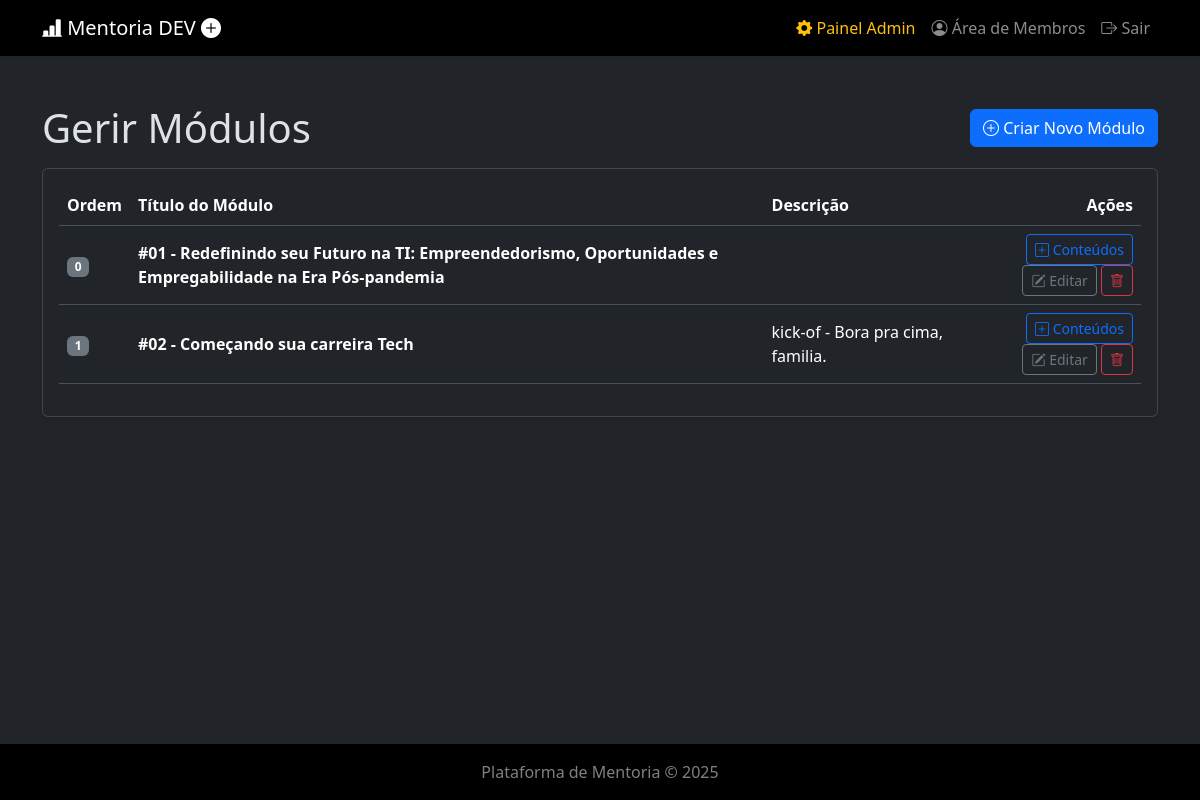
Screenshot of /admin/modulos (signed in) with the database file from the repository.
### api/index.py (models this page shows)
class Modulos(db.Model):
    __tablename__ = 'modulos'
    id = db.Column(db.Integer, primary_key=True)
    titulo = db.Column(db.String(150), nullable=False)
    descricao = db.Column(db.Text)
    ordem = db.Column(db.Integer, default=0)
    thumbnail_url = db.Column(db.String(255))
    conteudos = db.relationship('Conteudos', backref='modulo', lazy=True, cascade="all, delete-orphan")

### api/index.py (the view)
@app.route('/admin/modulos')
@admin_required
def admin_lista_modulos():
    modulos = Modulos.query.order_by(Modulos.ordem).all()
    return render_template('admin/lista_modulos.html', modulos=modulos)

### api/index.py (called while the page is built)
@login_manager.user_loader
def load_user(user_id):
    return Registros.query.get(int(user_id))

def admin_required(f):
    @wraps(f)
    def decorated_function(*args, **kwargs):
        if not current_user.is_authenticated or not current_user.is_admin:
            flash("Acesso não autorizado. Esta área é restrita para administradores.", "danger")
            return redirect(url_for('login'))
        return f(*args, **kwargs)
    return decorated_function

### templates/admin/lista_modulos.html (shortened to what this page needs)
{% extends "layout.html" %}
{% block content %}
<div class="d-flex justify-content-between align-items-center mb-3">
    <h1 class="mb-0">Gerir Módulos</h1>
    <a href="{{ url_for('admin_novo_modulo') }}" class="btn btn-primary"><i class="bi bi-plus-circle"></i> Criar Novo Módulo</a>
</div>
<div class="card shadow-sm">
    <div class="card-body">
        <div class="table-responsive">
            <table class="table table-hover align-middle">
                <thead><tr><th>Ordem</th><th>Título do Módulo</th><th>Descrição</th><th class="text-end">Ações</th></tr></thead>
                <tbody>
                    {% for modulo in modulos %}
                    <tr>
                        <td><span class="badge bg-secondary">{{ modulo.ordem }}</span></td>
                        <td><strong>{{ modulo.titulo }}</strong></td>
                        <td>{{ modulo.descricao|truncate(80) }}</td>
                        <td class="text-end">
                            <a href="{{ url_for('admin_detalhes_modulo', id=modulo.id) }}" class="btn btn-sm btn-outline-primary" title="Gerir Conteúdos"><i class="bi bi-plus-square"></i> Conteúdos</a>
                            <a href="{{ url_for('admin_editar_modulo', id=modulo.id) }}" class="btn btn-sm btn-outline-secondary" title="Editar Módulo"><i class="bi bi-pencil-square"></i> Editar</a>
                            <form action="{{ url_for('admin_deletar_modulo', id=modulo.id) }}" method="POST" class="d-inline" onsubmit="return confirm('Tem a certeza? Apagar um módulo também removerá todos os seus conteúdos.');"><button type="submit" class="btn btn-sm btn-outline-danger" title="Remover Módulo"><i class="bi bi-trash"></i></button></form>
                        </td>
                    </tr>
                    {% else %}
                    <tr><td colspan="4" class="text-center p-4">Nenhum módulo criado ainda.</td></tr>
                    {% endfor %}
                </tbody>
            </table>
        </div>
    </div>
</div>
{% endblock %}

### rows the page displays
Modulos: ordem "0", titulo "#01 - Redefinindo seu Futuro na TI: Empreendedorismo, Oportunidades e Empregabilidade na Era Pós-pandemia"
Modulos: ordem "1", titulo "#02 - Começando sua carreira Tech", descricao "kick-of - Bora pra cima, familia."
